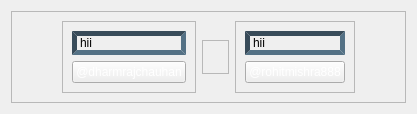
         <widget class="QWidget" name="page_3">
          <layout class="QHBoxLayout" name="horizontalLayout_7">
           <item>
            <widget class="QFrame" name="frame_9">
             <property name="frameShape">
              <enum>QFrame::StyledPanel</enum>
             </property>
             <property name="frameShadow">
              <enum>QFrame::Raised</enum>
             </property>
             <layout class="QHBoxLayout" name="horizontalLayout_9">
              <property name="leftMargin">
               <number>50</number>
              </property>
              <property name="rightMargin">
               <number>50</number>
              </property>
              <item alignment="Qt::AlignHCenter|Qt::AlignVCenter">
               <widget class="QFrame" name="frame_10">
                <property name="styleSheet">
                 <string notr="true"/>
                </property>
                <property name="frameShape">
                 <enum>QFrame::StyledPanel</enum>
                </property>
                <property name="frameShadow">
                 <enum>QFrame::Raised</enum>
                </property>
                <layout class="QVBoxLayout" name="verticalLayout_5">
                 <item>
                  <widget class="QLabel" name="dj_pic">
                   <property name="styleSheet">
                    <string notr="true">border: 5px inset rgb(56, 75, 89);
border-radius: 25px;
</string>
                   </property>
                   <property name="text">
                    <string>hii</string>
                   </property>
                   <property name="scaledContents">
                    <bool>false</bool>
                   </property>
                  </widget>
                 </item>
                 <item>
                  <widget class="QPushButton" name="dj">
                   <property name="styleSheet">
                    <string notr="true">color: rgb(255,255,255);</string>
                   </property>
                   <property name="text">
                    <string>@dharmrajchauhan</string>
                   </property>
                  </widget>
                 </item>
                </layout>
               </widget>
              </item>
              <item alignment="Qt::AlignHCenter|Qt::AlignVCenter">
               <widget class="QFrame" name="frame_11">
                <property name="frameShape">
                 <enum>QFrame::StyledPanel</enum>
                </property>
                <property name="frameShadow">
                 <enum>QFrame::Raised</enum>
                </property>
                <layout class="QHBoxLayout" name="horizontalLayout_10">
                 <item>
                  <widget class="QLabel" name="label_6">
                   <property name="maximumSize">
                    <size>
                     <width>16777215</width>
                     <height>378</height>
                    </size>
                   </property>
                   <property name="text">
                    <string/>
                   </property>
                   <property name="pixmap">
                    <pixmap>image/support (5).png</pixmap>
                   </property>
                   <property name="scaledContents">
                    <bool>false</bool>
                   </property>
                   <property name="wordWrap">
                    <bool>true</bool>
                   </property>
                  </widget>
                 </item>
                </layout>
               </widget>
              </item>
              <item alignment="Qt::AlignHCenter|Qt::AlignVCenter">
               <widget class="QFrame" name="frame_3">
                <property name="styleSheet">
                 <string notr="true"/>
                </property>
                <property name="frameShape">
                 <enum>QFrame::StyledPanel</enum>
                </property>
                <property name="frameShadow">
                 <enum>QFrame::Raised</enum>
                </property>
                <layout class="QVBoxLayout" name="verticalLayout_6">
                 <item>
                  <widget class="QLabel" name="rohit_pic">
                   <property name="styleSheet">
                    <string notr="true">border: 5px inset rgb(56, 75, 89);
border-radius: 25px;
</string>
                   </property>
                   <property name="text">
                    <string>hii</string>
                   </property>
                  </widget>
                 </item>
                 <item>
                  <widget class="QPushButton" name="rohit">
                   <property name="styleSheet">
                    <string notr="true">color: rgb(255,255,255);</string>
                   </property>
                   <property name="text">
                    <string>@rohitmishra888</string>
                   </property>
                  </widget>
                 </item>
                </layout>
               </widget>
              </item>
             </layout>
            </widget>
           </item>
          </layout>
         </widget>
